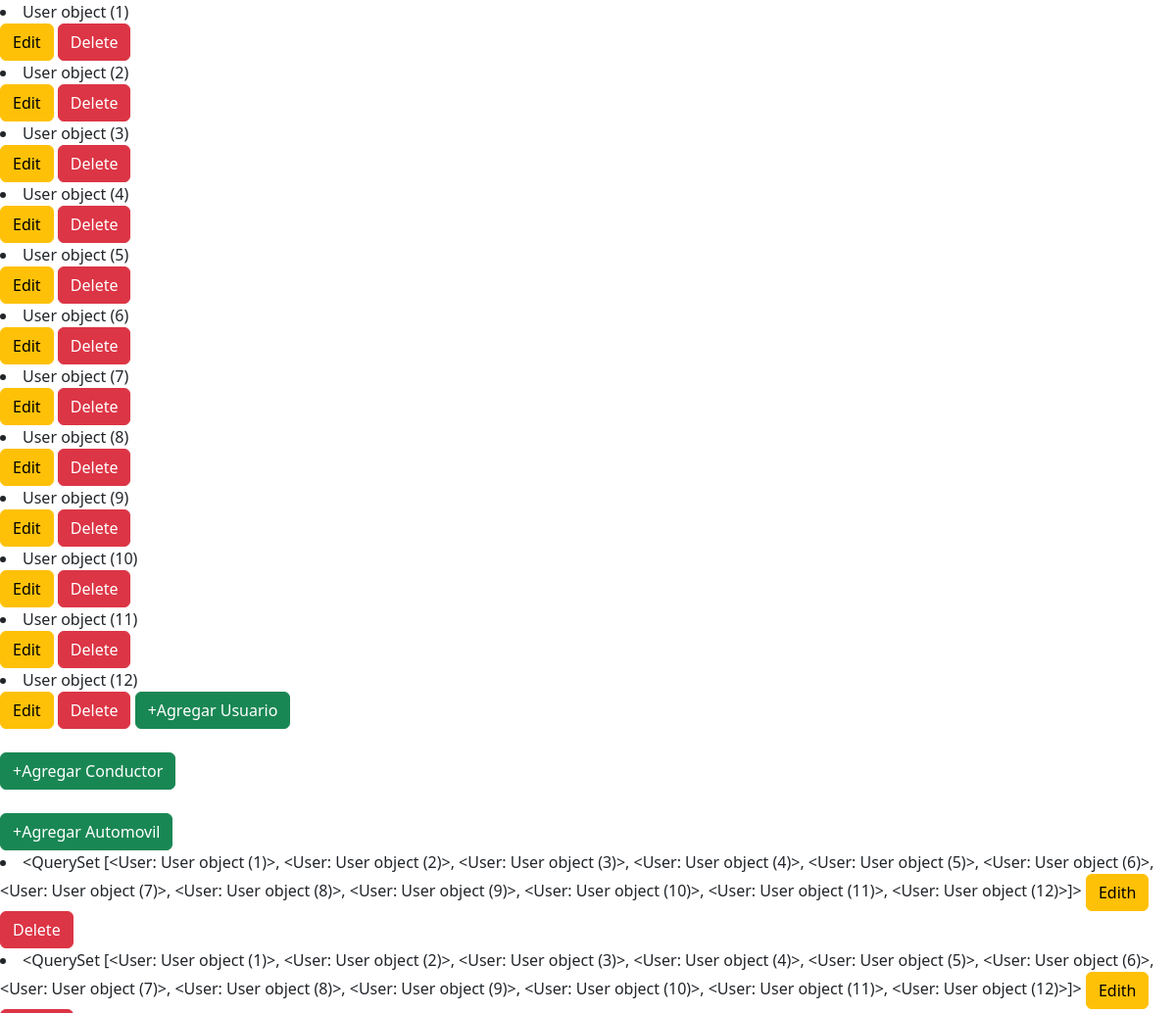
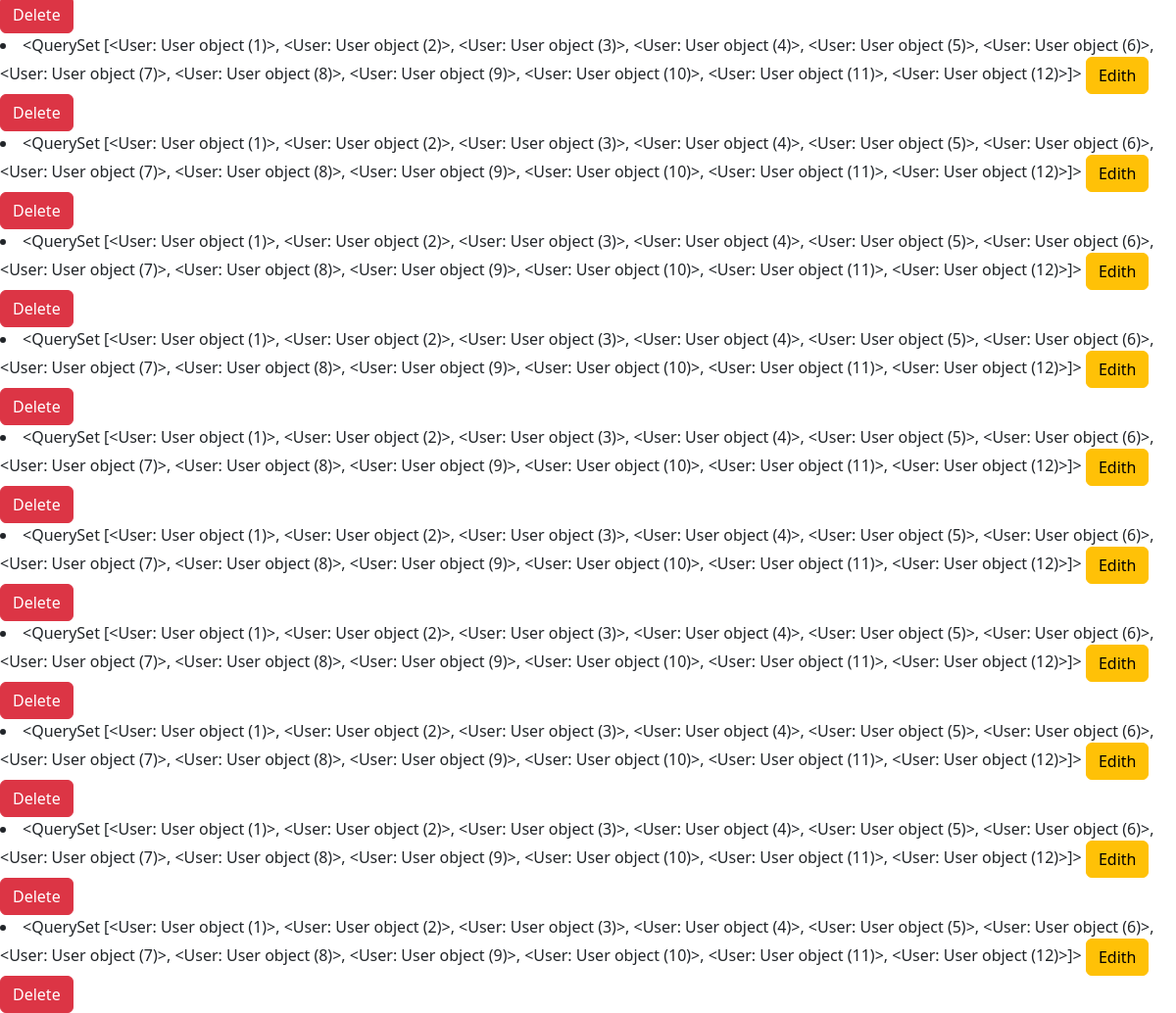
/AppProject/read_user/, run on the app's committed database (2 pictures, top to bottom).
### AppProject/models.py (models this page shows, shortened)
class User(models.Model):
    name = models.CharField(max_length=30)
    lastName = models.CharField(max_length=30)
    email = models.EmailField()

### AppProject/views.py (the view)
# urls.py: path('read_user/', read_user),
def read_user(request):
    users = User.objects.all() #trae todo
    return render (request, "CRUD/read_user.html", {"user":users})

### AppProject/Templates/CRUD/read_user.html (shortened to what this page needs)
<!DOCTYPE html>
<html lang="en">
<head>
    {% load static %}
    <link rel="stylesheet" href="{%static 'css/bootstrap.min.css'%}">
</head>
<body>
    {% for users in user %}
    <li>{{users}}</li>
    <a class="btn btn-warning">Edit</a>
    <a class="btn btn-danger">Delete</a>
{% endfor %}
<a class="btn btn-success" href="/AppProject/create_user">+Agregar Usuario</a>
<br>
<br>
<a class="btn btn-success" href="/AppProject/create_driver">+Agregar Conductor</a>
<br>
<br>
<a class="btn btn-success" href="/AppProject/create_movile">+Agregar Automovil</a>
{% for users in user %}
    <li>
        {{user}}
        <a class="btn btn-warning">Edith</a>
        <a href="/AppProject/delete_user/{{user.email}}" class="btn btn-danger">Delete</a>
    </li>
{% endfor %}
</body>
</html>

### data on the page
User: id "User object (1)", id "<QuerySet [<User: User object (1)>, <User: User object (2)>, <User: User object (3)>, <User: User object (4)>, <User: User object (5)>, <User: User object (6)>, <User: User object (7)>, <User: User object (8)>, <User: User object (9)>, <User: User object (10)>, <User: User object (11)>, <User: User object (12)>]>"
User: id "User object (2)"
User: id "User object (3)"
User: id "User object (4)"
User: id "User object (5)"
User: id "User object (6)"
User: id "User object (7)"
User: id "User object (8)"
User: id "User object (9)"
User: id "User object (10)"
User: id "User object (11)"
User: id "User object (12)"
